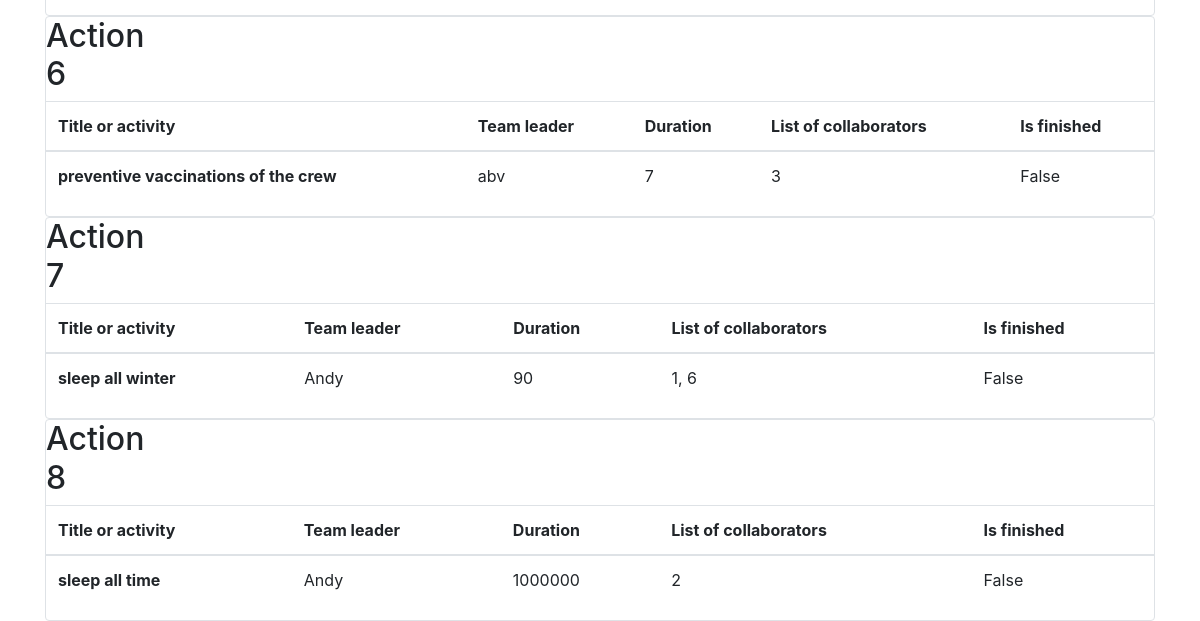
Before: / (lower part) with the older database file.
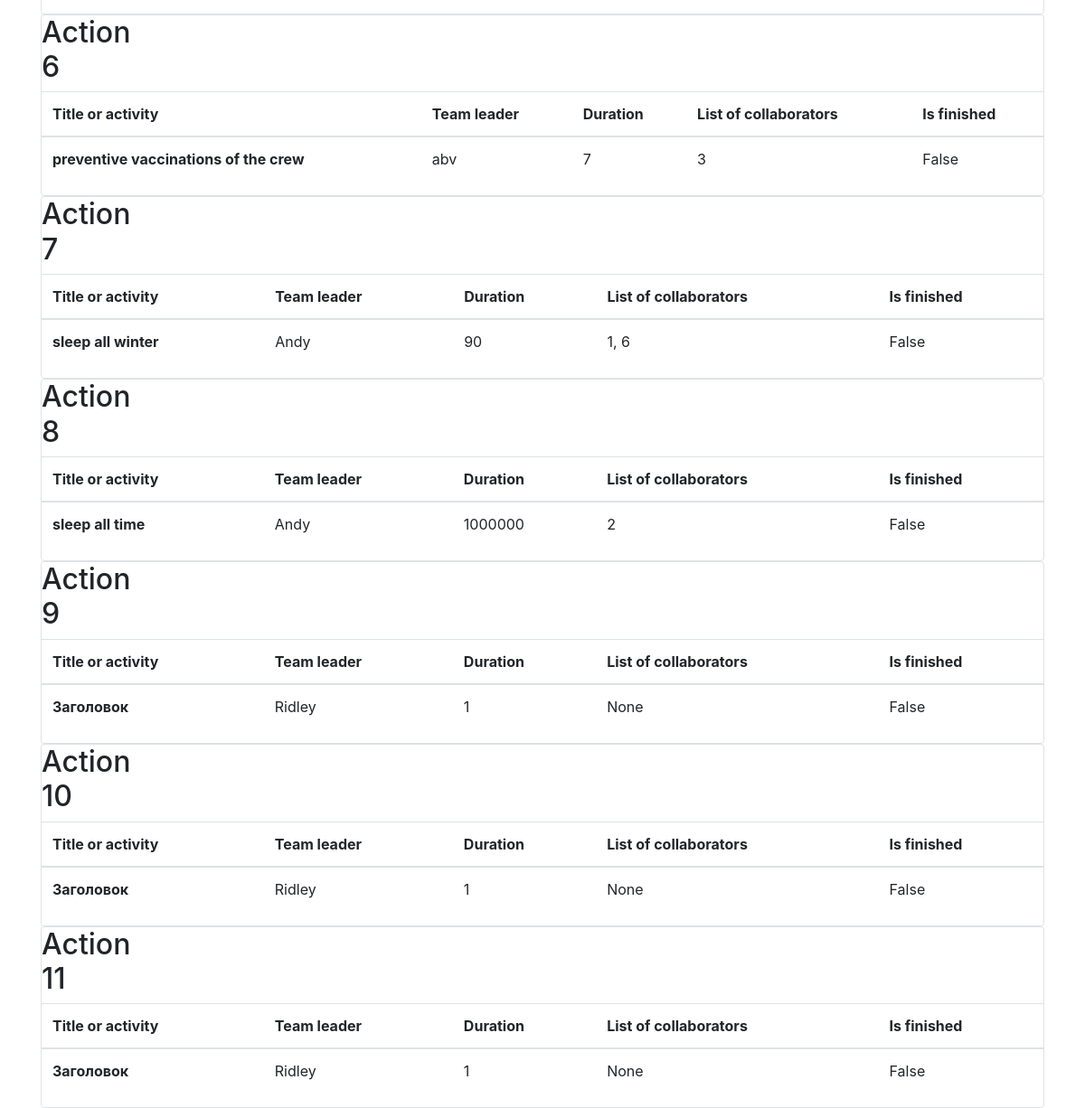
After: the same page with the newer database file.
### BD/data/jobs.py (models this page shows)
class Job(SqlAlchemyBase, SerializerMixin):
    __tablename__ = 'jobs'
    id = sqlalchemy.Column(sqlalchemy.Integer,
                           primary_key=True, autoincrement=True)
    team_leader = sqlalchemy.Column(sqlalchemy.Integer,
                                    sqlalchemy.ForeignKey("users.id"))
    job = sqlalchemy.Column(sqlalchemy.String, nullable=True)
    work_size = sqlalchemy.Column(sqlalchemy.Integer)
    collaborators = sqlalchemy.Column(sqlalchemy.String, nullable=True)
    start_date = sqlalchemy.Column(sqlalchemy.DateTime,
                                   default=datetime.datetime.now)
    end_date = sqlalchemy.Column(sqlalchemy.DateTime, nullable=True)
    is_finished = sqlalchemy.Column(sqlalchemy.Boolean, default=False)
    user = orm.relationship('User')
    def __repr__(self):
        return f'<Job> {self.id} {self.job} {self.user}'

### BD/data/users.py (models this page shows, shortened)
class User(SqlAlchemyBase, UserMixin, SerializerMixin):
    __tablename__ = 'users'
    id = sqlalchemy.Column(sqlalchemy.Integer,
                           primary_key=True, autoincrement=True)
    surname = sqlalchemy.Column(sqlalchemy.String, nullable=True)
    name = sqlalchemy.Column(sqlalchemy.String, nullable=True)
    age = sqlalchemy.Column(sqlalchemy.Integer)
    position = sqlalchemy.Column(sqlalchemy.String, nullable=True)
    speciality = sqlalchemy.Column(sqlalchemy.String, nullable=True)
    address = sqlalchemy.Column(sqlalchemy.String, nullable=True)
    email = sqlalchemy.Column(sqlalchemy.String,
                              index=True, unique=True, nullable=True)
    hashed_password = sqlalchemy.Column(sqlalchemy.String, nullable=True)
    modified_date = sqlalchemy.Column(sqlalchemy.DateTime,
                                      default=datetime.datetime.now)
    jobs = orm.relationship("Job", back_populates='user')
    def __repr__(self):
        return f'<Colonist> {self.id} {self.surname} {self.name}'

### BD/main.py (the view)
@app.route("/")
def index():
    db_sess = db_session.create_session()
    jobs = db_sess.query(Job).all()
    print(jobs)
    return render_template("index.html", jobs=jobs)

### BD/data/db_session.py (called while the page is built)
def create_session() -> Session:
    global __factory
    return __factory()

### BD/templates/index.html (shortened to what this page needs)
{% extends "base.html" %}
{% block content %}
{% for item in jobs%}
<div class="col-md6 border rounded">
    <h2>Action {{item.id}}</h2>
    <table class="table">
  <thead>
    <tr>
      <th scope="col">Title or activity</th>
      <th scope="col">Team leader</th>
      <th scope="col">Duration</th>
      <th scope="col">List of collaborators</th>
        <th scope="col">Is finished</th>
    </tr>
  </thead>
  <tbody>
    <tr>
      <th scope="row">{{item.job}}</th>
      <td>{{item.user.name}}</td>
      <td>{{item.work_size}}</td>
      <td>{{item.collaborators}}</td>
      <td>{{item.is_finished}}</td>
    </tr>
  </tbody>
</table>
</div>
{% endfor %}
{% endblock %}

### BD/templates/base.html (shortened to what this page needs)
<!doctype html>
<html lang="en">
<head>
    <link rel="stylesheet"
          href="https://stackpath.bootstrapcdn.com/bootstrap/4.4.1/css/bootstrap.min.css"
>
    <link href="../static/css/style.css" rel="stylesheet" type="text/css" />
</head>
<body>
<main role="main" class="container">
    {% block content %}{% endblock %}
</main>
</body>
</html>

### static/css/style.css (style rules this page uses)
h2 { width: 5px; text-align: center; }
h2 { width: 5px; text-align: left; }

Changed rows visible on the page:
added Job: id "9", job "Заголовок", user.name "Ridley", work_size "1", collaborators "None", is_finished "False"
added Job: id "10", job "Заголовок", user.name "Ridley", work_size "1", collaborators "None", is_finished "False"
added Job: id "11", job "Заголовок", user.name "Ridley", work_size "1", collaborators "None", is_finished "False"
